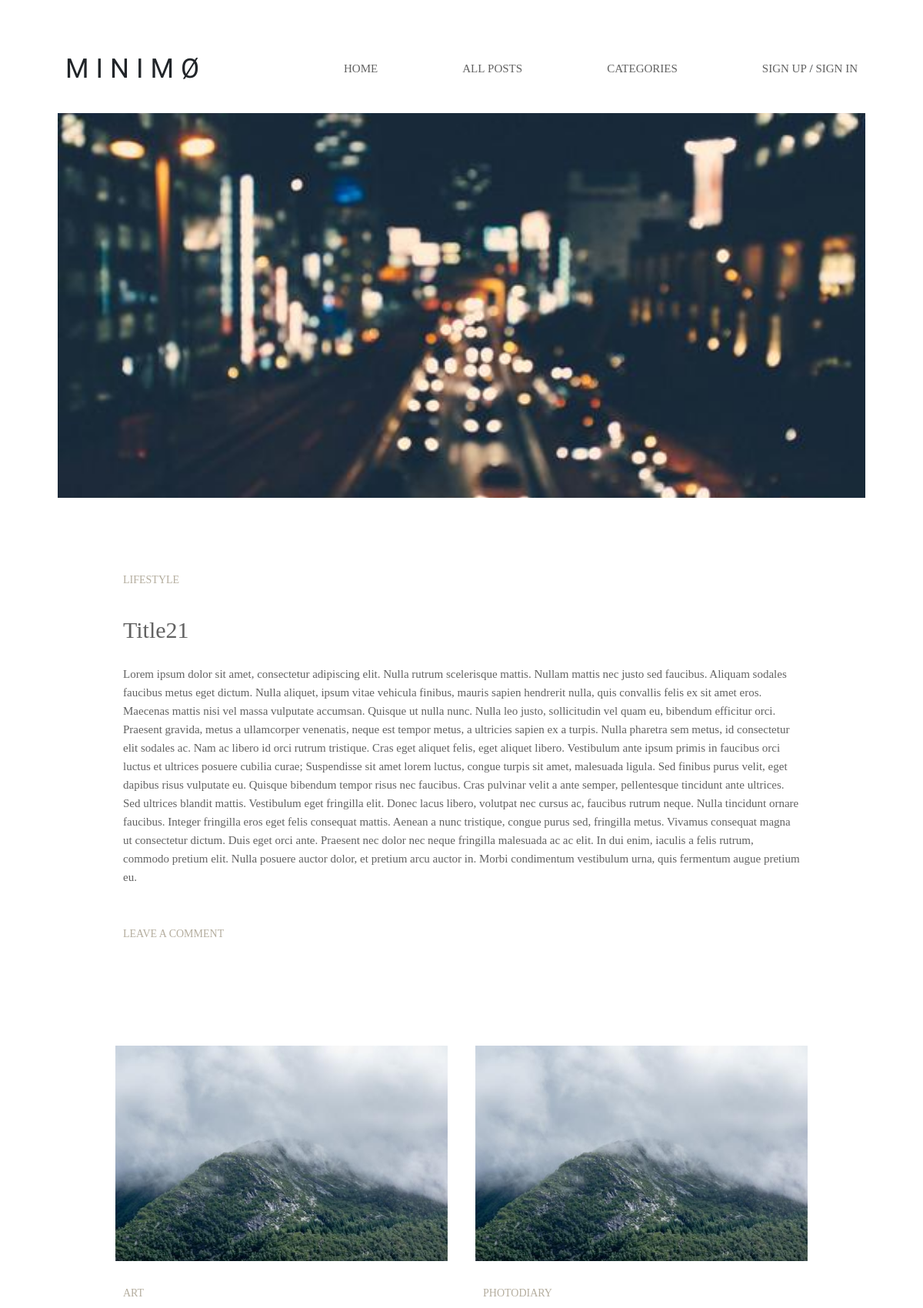
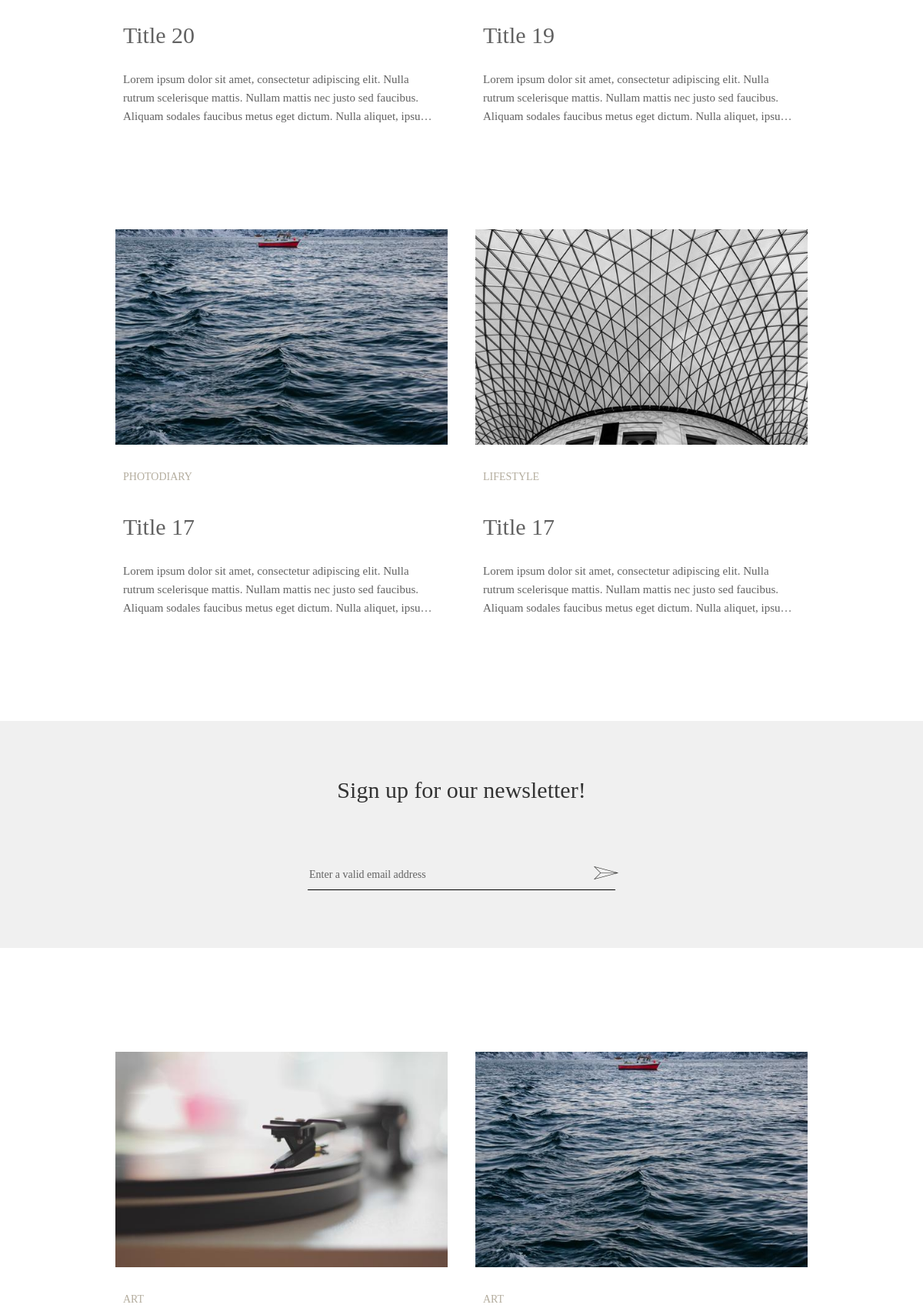
The page / (upper part) on the database its author committed (2 pictures, top to bottom).
### tables this page shows
CREATE TABLE `messages` (
  `id_message` int(11) NOT NULL,
  `id_category` int(11) NOT NULL,
  `title` varchar(256) NOT NULL,
  `first_text` text NOT NULL,
  `second_text` text NOT NULL,
  `main_image` varchar(256) NOT NULL,
  `second_image` varchar(256) NOT NULL,
  `dt_add` timestamp NOT NULL DEFAULT current_timestamp() ON UPDATE current_timestamp()
);

CREATE TABLE `categories` (
  `id_category` int(11) NOT NULL,
  `name` varchar(256) NOT NULL
);

### core/system.php (called while the page is built, shortened)
<?php
function template(string $path, array $vars = []): string {
    $fullPath = "views/$path.php";
    extract($vars);
    include ($fullPath);
    return ob_get_clean();
}

### controllers/main.php (called while the page is built)
<?php
$messages = messagesAll();
$pageTitle = "Main";
$pageContent = template('v_main', [
    'messages' => $messages
    ]);

### core/db.php (called while the page is built, shortened)
<?php
function dbInstance() : PDO{
    static $db;
    if($db === NULL) {
        $db = new PDO('mysql:host=localhost;dbname=minimoDb;charset=utf8', 'root', '', [
            PDO::ATTR_DEFAULT_FETCH_MODE => PDO::FETCH_ASSOC
        ]);
    }
    return $db;
}
function dbQuery(string $sql, array $params = []) : PDOStatement {
    $db = dbInstance();
    $query = $db->prepare($sql);
    $query->execute($params);
    return $query;
}
function dbCheckError($query) : bool{
    $errInfo = $query->errorInfo();
    return true;
}

### model/article.php (called while the page is built, shortened)
<?php
function messagesAll() : array {
    $sql = "SELECT * FROM messages ORDER BY dt_add DESC";
    $query = dbQuery($sql);
    return $query->fetchAll();
}

### model/category.php (called while the page is built, shortened)
<?php
function categoriesAll() : array {
    $sql = "SELECT * FROM categories ORDER BY id_category DESC";
    $query = dbQuery($sql);
    return $query->fetchAll();
}
function getOneCategory(int $id) : array {
    $sql = "SELECT * FROM `categories` WHERE id_category=:id";
    $query = dbQuery($sql, ['id' => $id]);
    return $query->fetch();
}

### core/auth.php (called while the page is built, shortened)
<?php
    function authGetUser() : ?array {
        $user = null;
        $token = $_SESSION['token'] ?? $_COOKIE['token'] ?? null;
        return $user;
    }

### views/v_main.php (the view, shortened to what this page needs)
<?if(isset($messages[0])):?>
<div class="wrapper">
    <div class="main-image">
        <a href="<?=BASE_URL?>article/<?=$messages[0]['id_message']?>"><img src="<?=BASE_URL?><?=$messages[0]['main_image']?>" alt=""></a>
    </div>
    <div class="main-container">
        <section class="main-post">
            <div class="category-link colored-link">
                <a href="<?=BASE_URL?>category/<?=$messages[0]['id_category']?>"><?=getOneCategory($messages[0]['id_category'])['name']?></a>
            </div>
            <div class="title">
                <h2><?=$messages[0]['title']?></h2>
            </div>
            <div class="text-block">
                <p><?=$messages[0]['first_text']?></p>
            </div>
            <div class="leave-comment colored-link">
                <a href="<?=BASE_URL?>article/<?=$messages[0]['id_message']?>">Leave a comment</a>
            </div>
        </section>
        <section class="small-posts">
            <?for ($i = 1; $i <= 4; $i++):?>
                <?if(isset($messages[$i])):?>
                    <div class="small-post-item">
                        <div class="small-post-image">
                            <a href="<?=BASE_URL?>article/<?=$messages[$i]['id_message']?>"><img src="<?=BASE_URL?><?=$messages[$i]['main_image']?>" alt=""></a>
                        </div>
                        <div class="category-link colored-link"><a href="<?=BASE_URL?>category/<?=$messages[$i]['id_category']?>"><?=getOneCategory($messages[$i]['id_category'])['name']?></a></div>
                        <div class="title">
                            <h2><?=$messages[$i]['title']?></h2>
                        </div>
                        <div class="small-text-block">
                            <p><?=$messages[$i]['first_text']?></p>
                        </div>
                    </div>
                <?endif;?>
            <?endfor;?>
        </section>
    </div>
</div>
<div class="newsletter">
    <div class="newsletter-content">
        <h2>Sign up for our newsletter!</h2>
        <form method="post">
            <div class="newsletter-form">
                <input type="email" name="email" class="newsletter-input" placeholder="Enter a valid email address">
                <button type="submit"><img src="assets/images/send-icon.png" alt=""></button>
            </div>
        </form>
    </div>
</div>
<div class="main-container">
    <div class="small-posts" id="hidden-content">
        <?for ($i = 5; $i < 11; $i++):?>
            <?if(isset($messages[$i])):?>
                <div class="small-post-item">
                    <div class="small-post-image">
                        <a href="<?=BASE_URL?>article/<?=$messages[$i]['id_message']?>"><img src="<?=BASE_URL?><?=$messages[$i]['main_image']?>" alt=""></a>
                    </div>
                    <div class="category-link colored-link"><a href="<?=BASE_URL?>category/<?=$messages[$i]['id_category']?>"><?=getOneCategory($messages[$i]['id_category'])['name']?></a></div>
                </div>
            <?endif;?>
        <?endfor;?>
    </div>
</div>
<?endif;?>

### index.php (shortened to what this page needs)
<?php
    include_once "init.php";
    $user = authGetUser();
    $pageCanonical = HOST . BASE_URL;
    $pageTitle = 'Error 404';
    $pageContent = '';
    if (strpos($_SERVER['REQUEST_URI'], BASE_URL . 'index') === 0) {
        header('HTTP/1.1 404 Not Found');
        $pageContent = template('errors/v_error404');
    }
    else {
        $routes = include ('core/routes.php');
        $url = $_GET['querysystemurl'] ?? '';
        $routerRes = parseUrl($url, $routes);
        $controllerName = $routerRes['controller'];
        $pageCanonical .= $url;
        $path = "controllers/$controllerName.php";
        if (file_exists($path)) {
            include_once($path);
        }
        else {
            exit();
        }
    }
    $authErr = '';
    $registerErr = '';
    echo template('base/v_main', [
        'title' => $pageTitle,
        'content' => $pageContent,
        'canonical' => $pageCanonical,
        'categories' => categoriesAll(),
        'user' => $user,
        'authErr' => $authErr,
        'registerErr' => $registerErr,
        'validateErrors' => $validateErrors ?? ''
    ]);

### views/base/v_main.php (shortened to what this page needs)
<!DOCTYPE html>
<html lang="en">
<head>
    <link rel="stylesheet" href="<?=BASE_URL?>assets/plugins/fontawesome/css/all.min.css">
    <link rel="stylesheet" href="https://cdn.jsdelivr.net/npm/bootstrap@5.1.1/dist/css/bootstrap.min.css">
    <link rel="stylesheet" href="<?=BASE_URL?>assets/css/reset.css">
    <link rel="stylesheet" href="<?=BASE_URL?>assets/css/style.css">
</head>
<body>
<div class="content">
    <header>
        <div class="wrapper">
            <div class="header-content">
                <div class="header-logo">
                    <h1>minimø</h1>
                </div>
                <div class="header-menu">
                    <div class="desktop-menu">
                        <div class="menu-item"><a href="<?=BASE_URL?>">Home</a></div>
                        <div class="menu-item"><a href="<?=BASE_URL?>all/page/1">All&nbspposts</a></div>
                        <div class="menu-item"><a href="<?=BASE_URL?>category/all">Categories</a></div>
                        <div class="menu-item">
                            <?if ($user === null):?>
                                <a href="#" class="sign-up-link">Sign up</a> / <a href="#" class="sign-in-link">Sign in</a>
                            <?elseif ($user['admin_status']):?>
                                <a href="<?=BASE_URL?>adminpanel">admin panel</a> / <a href="<?=BASE_URL?>auth/logout">log out</a>
                            <?else:?>
                                <a href="<?=BASE_URL?>auth/logout">log out</a>
                            <?endif;?>
                        </div>
                    </div>
                </div>
            </div>
        </div>
    </header>
    <main>
        <?=$content?>
    </main>
</div>
</body>
</html>

### assets/css/style.css (style rules this page uses)
html, body { height: 100%; }
body { font-family: 'Playfair Display', serif; max-width: 1400px; margin: 0 auto; }
.content { min-height: 100%; display: flex; flex-direction: column; }
main { flex: 1 1 auto; }
.wrapper { max-width: 1050px; margin: 0 auto; }
.header-content { display: flex; justify-content: space-between; align-items: center; background-color: #fff; padding: 72px 10px 40px 10px; }
.header-logo h1 { font-size: 35px; text-transform: uppercase; font-family: 'Inconsolata', monospace; letter-spacing: 9px; }
.desktop-menu { display: flex; }
.menu-item { margin-right: 110px; font-size: 15px; }
.menu-item a { position: relative; color: #626262; text-transform: uppercase; text-decoration: none; }
.menu-item a:after { content: ""; position: absolute; display: inline-block; background-color: #626262; height: 1px; bottom:-1px; left: 0; width: 0; transition-duration: .3s; }
.menu-item:last-child { margin-right: 0; width: 100%; }
.main-image { width: 100%; height: 500px; margin-bottom: 100px; }
.main-image img { width: 100%; height: 100%; object-fit: cover; object-position: center; }
.main-container { max-width: 900px; margin: 0 auto; }
.category-link a { font-size: 14px; color: #b4ad9e; text-transform: uppercase; text-decoration: none; margin: 0 10px; }
.title { font-size: 30px; color: #626262; margin: 40px 0 30px 0; padding: 0 10px; }
.text-block { font-size: 15px; color:#626262; line-height: 1.6; padding: 0 10px; }
.small-text-block { font-size: 15px; color:#626262; line-height: 1.6; padding: 0 10px; overflow: hidden; text-overflow: ellipsis; display: -moz-box; -moz-box-orient: vertical; display: -webkit-box; -webkit-line-clamp: 3; -webkit-box-orient: vertical; line-clamp: 3; box-orient: vertical; }
.leave-comment { margin-top: 55px; padding: 0 10px; }
.leave-comment a { font-size: 14px; color: #b4ad9e; text-transform: uppercase; text-decoration: none; }
.colored-link a { position: relative; display: inline-block; overflow: hidden; background: linear-gradient(to right, #626262, #626262 50%, #b4ad9e 50%) 100%; background-clip: text; -webkit-background-clip: text; -webkit-text-fill-color: transparent; background-size: 200% 100%; transition: background-position 275ms ease; }
#hidden-content { height: 100%; max-height: 620px; overflow-y: hidden; transition: max-height .5s ease-out; }
.small-posts { margin-top: 135px; display: flex; justify-content: space-between; flex-wrap: wrap; }
.small-post-item { width: 48%; margin-bottom: 135px; }
.small-post-image { margin-bottom: 35px; width: 100%; height: 280px; overflow: hidden; }
.small-post-image img { width: 100%; height: 100%; object-fit: cover; object-position: center; transition-duration: .4s; }
.newsletter { background-color: #f0f0f0; max-width: 1400px; margin: 0 auto; }
.newsletter-content { max-width: 400px; width: 100%; margin: 0 auto; text-align: center; padding: 75px 0; }
.newsletter-content h2 { font-size: 30px; color: #333333; padding-bottom: 75px; }
.newsletter-form { position: relative; }
.newsletter-form input { width: 100%; height: 40px; border: 0; outline: 0; background-color: #f0f0f0; padding: 0 2px; border-bottom: 1px solid #000; font-size: 14px; color: #626262; }
.newsletter-form input::placeholder { font-size: 14px; color: #626262; }
.newsletter-form button { position: absolute; top:-1px; right: -10px; height: 40px; background-color: #f0f0f0; border: 0; cursor: pointer; }

### rows shown on the page
messages: main_image (picture), id_category.name "LIFESTYLE", title "Title21", first_text "Lorem ipsum dolor sit amet, consectetur adipiscing elit. Nulla rutrum scelerisque mattis. Nullam mattis nec justo sed faucibus. Aliquam sodales faucibus metus eget dictum. Nulla aliquet, ipsum vitae vehicula finibus, mauris sapien hendrerit nulla, quis convallis felis ex sit amet eros. Maecenas mattis nisi vel massa vulputate accumsan. Quisque ut nulla nunc. Nulla leo justo, sollicitudin vel quam eu, bibendum efficitur orci. Praesent gravida, metus a ullamcorper venenatis, neque est tempor metus, a ultricies sapien ex a turpis. Nulla pharetra sem metus, id consectetur elit sodales ac. Nam ac libero id orci rutrum tristique. Cras eget aliquet felis, eget aliquet libero. Vestibulum ante ipsum…"
messages: main_image (picture), id_category.name "ART", title "Title 20", first_text "Lorem ipsum dolor sit amet, consectetur adipiscing elit. Nulla rutrum scelerisque mattis. Nullam mattis nec justo sed faucibus. Aliquam sodales faucibus metus eget dictum. Nulla aliquet,…"
messages: main_image (picture), id_category.name "PHOTODIARY", title "Title 19", first_text "Lorem ipsum dolor sit amet, consectetur adipiscing elit. Nulla rutrum scelerisque mattis. Nullam mattis nec justo sed faucibus. Aliquam sodales faucibus metus eget dictum. Nulla aliquet,…"
messages: main_image (picture), id_category.name "PHOTODIARY", title "Title 17", first_text "Lorem ipsum dolor sit amet, consectetur adipiscing elit. Nulla rutrum scelerisque mattis. Nullam mattis nec justo sed faucibus. Aliquam sodales faucibus metus eget dictum. Nulla aliquet,…"
messages: main_image (picture), id_category.name "LIFESTYLE", title "Title 17", first_text "Lorem ipsum dolor sit amet, consectetur adipiscing elit. Nulla rutrum scelerisque mattis. Nullam mattis nec justo sed faucibus. Aliquam sodales faucibus metus eget dictum. Nulla aliquet,…"
messages: main_image (picture), id_category.name "ART"
messages: main_image (picture), id_category.name "ART"
